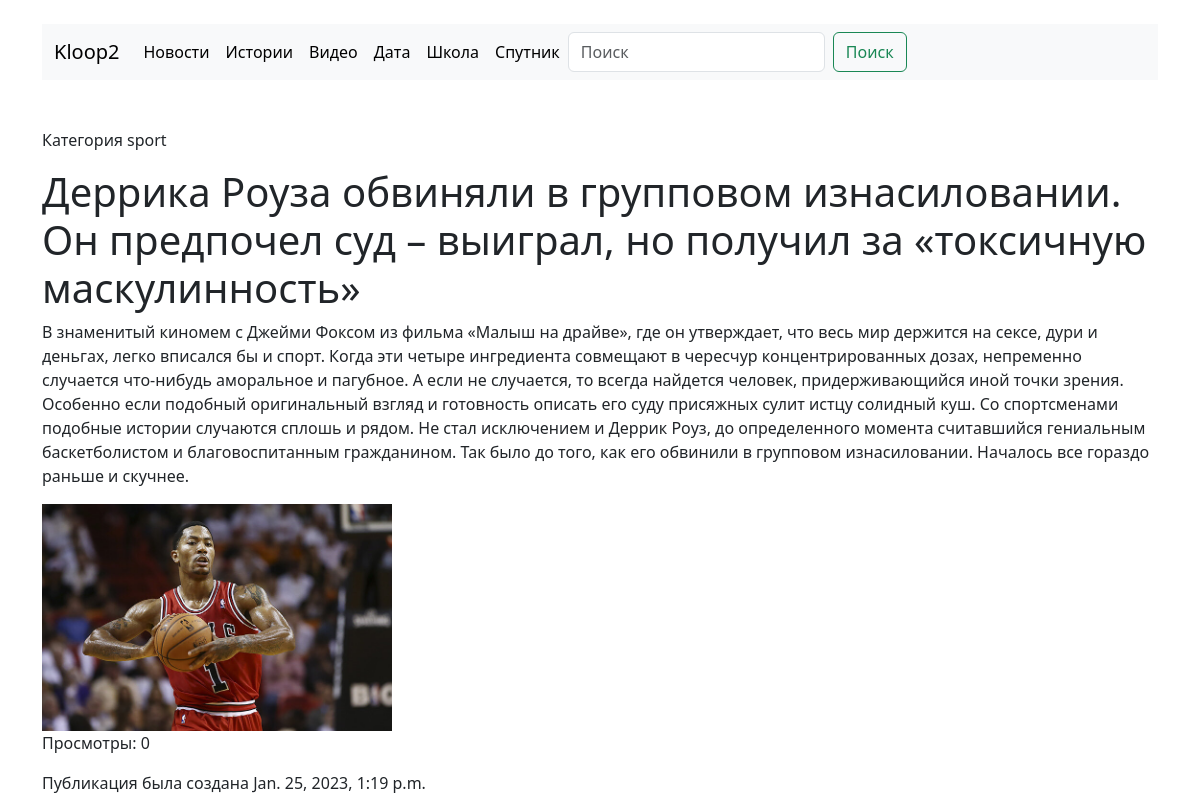
/new_detail/3/, run on the app's committed database.
### blog/models.py (models this page shows, shortened)
class News(models.Model):
    class Meta:
        verbose_name = 'Новость'
        verbose_name_plural = 'Новости'
        ordering = ['-created']
    title = models.CharField(max_length=222, verbose_name='Заголовок')
    content = models.TextField(blank=True, verbose_name='Контент')
    created = models.DateTimeField(auto_now_add=True, verbose_name='Дата публикации')
    updated = models.DateTimeField(auto_now=True, verbose_name='Дата обновления')
    image = models.ImageField(upload_to='images/news/%Y/%m/%d/', verbose_name='Фото', blank=True)
    is_published = models.BooleanField(default=True, verbose_name='Опубликовано')
    views = models.IntegerField(default=0, verbose_name='Просмотры')
    category_id = models.ForeignKey('Category', on_delete=models.CASCADE, verbose_name='Категория')
    def __str__(self):
        return self.title

class Category(models.Model):
    class Meta:
        verbose_name = 'Категория'
        verbose_name_plural = 'Категоии'
        ordering = ['title']
    title = models.CharField(max_length=222, db_index=True, verbose_name='Наименование категории')
    def __str__(self):
        return self.title

### blog/views.py (the view)
# urls.py: path('new_detail/<int:pk>/', new_detail, name='new_detail'),
def new_detail(request, pk):
    one_new = News.objects.get(pk=pk)
    print(one_new)
    return render(request, 'blog/new_detail.html', {'one_new' : one_new})

### blog/templates/blog/new_detail.html
{% extends 'blog/base.html' %}
{% block content %}
<div class="conteiner">
    <p>Категория {{ one_new.category_id }}</p>
    <h1>{{ one_new.title }}</h1>
    <p>{{ one_new.content }}</p>
    <img src="{{ one_new.image.url }}" alt="" width="350">
    <p>Просмотры: {{ one_new.views }}</p>
    <p>Публикация была создана {{ one_new.created }}</p>
</div>
{% endblock content %}

### data on the page
News: category_id "sport", title "Деррика Роуза обвиняли в групповом изнасиловании. Он предпочел суд – выиграл, но получил за «токсичную маскулинность»", content "В знаменитый киномем с Джейми Фоксом из фильма «Малыш на драйве», где он утверждает, что весь мир держится на сексе, дури и деньгах, легко вписался бы и спорт. Когда эти четыре ингредиента совмещают в чересчур концентрированных дозах, непременно случается что-нибудь аморальное и пагубное. А если не случается, то всегда найдется человек, придерживающийся иной точки зрения. Особенно если подобный оригинальный взгляд и готовность описать его суду присяжных сулит истцу солидный куш. Со спортсменами подобные истории случаются сплошь и рядом. Не стал исключением и Деррик Роуз, до определенного момента считавшийся гениальным баскетболистом и благовоспитанным гражданином. Так было до того, как его…", image (picture), views "0", created "Jan. 25, 2023, 1:19 p.m."
